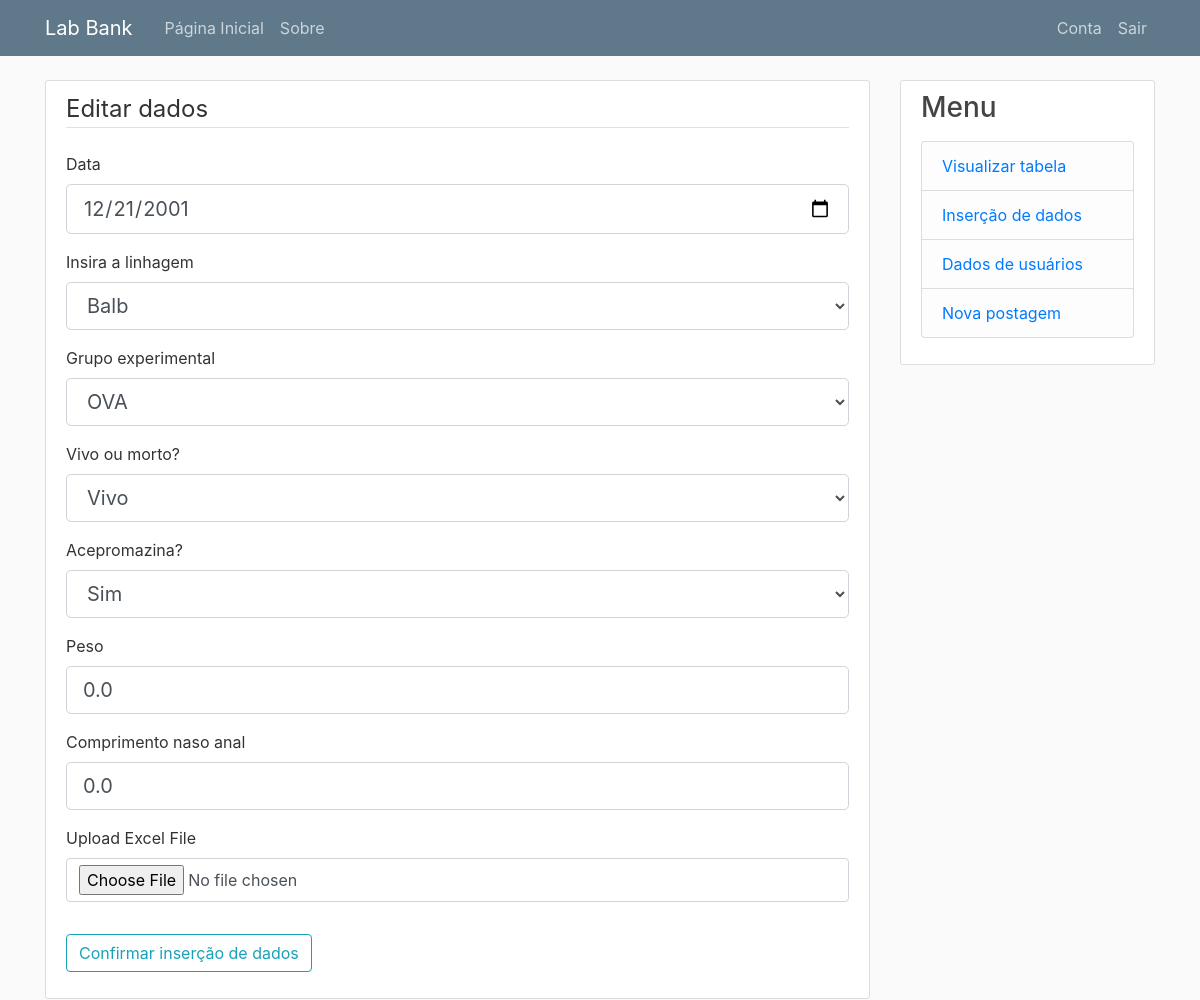
Page /table/1/update/ (signed in) on the earlier database version.
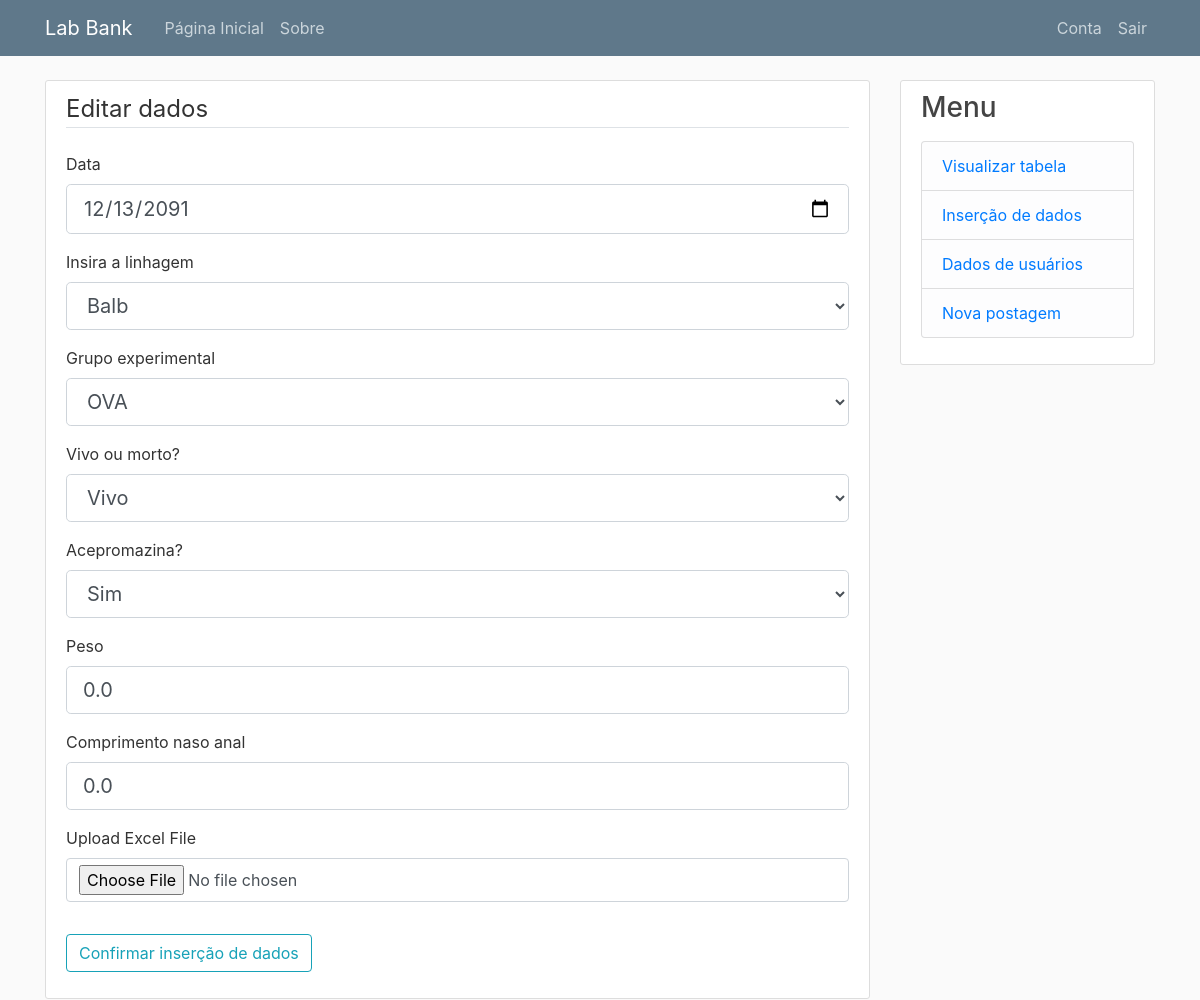
Same page on the later database version.
### lab_bank/models.py (models this page shows)
class Subject(db.Model):
    id = db.Column(db.Integer, primary_key=True)
    date = db.Column(db.Date, nullable=False)
    lineage = db.Column(db.Text)
    ova_or_control = db.Column(db.Text)
    dead_or_alive = db.Column(db.Text)
    acepromazine = db.Column(db.Text)
    weight = db.Column(db.Float)
    naso_anal_length = db.Column(db.Float)
    user_id = db.Column(db.Integer, db.ForeignKey('user.id'), nullable=False)
    date_created = db.Column(db.DateTime, nullable=False, default=datetime.now(pytz.timezone('America/Sao_Paulo')))
    excel_file_path = db.Column(db.String(200))

### lab_bank/table/routes.py (the view)
@table.route('/table/<int:subject_id>/update/', methods=['GET', 'POST'])
@login_required
def update_data(subject_id):
    subject = Subject.query.get_or_404(subject_id)
    if subject.user_id != current_user.id:
        abort(403)
    form = InsertDataForm()
    if form.validate_on_submit():
        subject.lineage = form.lineage.data
        subject.date = form.date.data
        subject.ova_or_control = form.ova_or_control.data
        subject.dead_or_alive = form.dead_or_alive.data
        subject.acepromazine = form.acepromazine.data
        subject.weight = form.weight.data
        subject.naso_anal_length = form.naso_anal_length.data
        file = request.files.get('excel_file')
        if file and file.filename != '':
            if subject.excel_file_path:
                old_file_path = os.path.join(current_app.root_path, 'static', 'uploads', subject.excel_file_path)
                if os.path.exists(old_file_path):
                    os.remove(old_file_path)
            filename = secure_filename(file.filename)
            uploads_dir = os.path.join(current_app.root_path, 'static', 'uploads')
            os.makedirs(uploads_dir, exist_ok=True)
            file_path = os.path.join(uploads_dir, filename)
            file.save(file_path)
            subject.excel_file_path = filename
        db.session.commit()
        flash('Edição bem sucedida', 'success')
        return redirect(url_for('table.display_table'))
    elif request.method == 'GET':
        form.lineage.data = subject.lineage
        form.date.data = subject.date
        form.ova_or_control.data = subject.ova_or_control
        form.dead_or_alive.data = subject.dead_or_alive
        form.acepromazine.data = subject.acepromazine
        form.weight.data = subject.weight
        form.naso_anal_length.data = subject.naso_anal_length
    return render_template('insert_data.html', title='Editar dados', form=form, legend='Editar dados')

### lab_bank/table/forms.py
class InsertDataForm(FlaskForm):
    date = DateField('Data', format='%Y-%m-%d', validators=[DataRequired()])
    lineage = SelectField('Insira a linhagem', choices=[('Balb', 'Balb'), ('Outros', 'Outros')], default='Balb')
    other_lineage = StringField('Especificar linhagem', render_kw={'placeholder': 'Especifique aqui...'})
    ova_or_control = SelectField('Grupo experimental', choices=[('OVA', 'OVA'), ('Controle', 'Controle'), ('Outros', 'Outros')], default='OVA')
    other_ova_or_control = StringField('Especificar', render_kw={'placeholder': 'Especifique aqui...'})
    dead_or_alive = SelectField('Vivo ou morto?', choices=[('Vivo', 'Vivo'), ('Morto', 'Morto')], default='Vivo')
    acepromazine = SelectField('Acepromazina?', choices=[('Sim', 'Sim'), ('Não', 'Não'), ('Outros', 'Outros')], default='Sim')
    other_acepromazine = StringField('Especificar', render_kw={'placeholder': 'Especifique aqui...'})
    weight = FloatField('Peso', default=0)
    naso_anal_length = FloatField('Comprimento naso anal', default=0)
    excel_file = FileField('Upload de planilhas', validators=[Optional()])
    submit = SubmitField('Confirmar inserção de dados')

### lab_bank/templates/insert_data.html (shortened to what the changed rows need)
{% extends 'layout.html' %}
{% block content %}
    <div class='content-section'>
        <form method='POST' action=''>
            <fieldset class='form-group'>
                <div class='form-group'>
                    {{ form.date.label(class='form-control-label') }}
                    {% if form.date.errors %}
                        {{ form.date(class='form-control form-control-lg is-invalid') }}
                        <div class="invalid-feedback">
                            {% for error in form.date.errors %}
                                <span>{{ error }}</span>
                            {% endfor %}
                        </div>
                    {% else %}
                        {{ form.date(class='form-control form-control-lg') }}
                    {% endif %}
                </div>
                <div class='form-group'>
                    {{ form.lineage.label(class='form-control-label') }}
                    {% if form.lineage.errors %}
                        {{ form.lineage(class='form-control form-control-lg is-invalid', onchange="toggleOtherInput('lineage')") }}
                        <div class="invalid-feedback">
                            {% for error in form.lineage.errors %}
                                <span>{{ error }}</span>
                            {% endfor %}
                        </div>
                    {% else %}
                        {{ form.lineage(class='form-control form-control-lg', onchange="toggleOtherInput('lineage')") }}
                    {% endif %}
                </div>
                <div class='form-group'>
                    {{ form.ova_or_control.label(class='form-control-label') }}
                    {% if form.ova_or_control.errors %}
                        {{ form.ova_or_control(class='form-control form-control-lg is-invalid', onchange="toggleOtherInput('ova_or_control')") }}
                        <div class="invalid-feedback">
                            {% for error in form.ova_or_control.errors %}
                                <span>{{ error }}</span>
                            {% endfor %}
                        </div>
                    {% else %}
                        {{ form.ova_or_control(class='form-control form-control-lg', onchange="toggleOtherInput('ova_or_control')") }}
                    {% endif %}
                </div>
                <div class='form-group'>
                    {{ form.dead_or_alive.label(class='form-control-label') }}
                    {% if form.dead_or_alive.errors %}
                        {{ form.dead_or_alive(class='form-control form-control-lg is-invalid') }}
                        <div class="invalid-feedback">
                            {% for error in form.dead_or_alive.errors %}
                                <span>{{ error }}</span>
                            {% endfor %}
                        </div>
                    {% else %}
                        {{ form.dead_or_alive(class='form-control form-control-lg') }}
                    {% endif %}
                </div>
                <div class='form-group'>
                    {{ form.acepromazine.label(class='form-control-label') }}
                    {% if form.acepromazine.errors %}
                        {{ form.acepromazine(class='form-control form-control-lg is-invalid', onchange="toggleOtherInput('acepromazine')") }}
                        <div class="invalid-feedback">
                            {% for error in form.acepromazine.errors %}
                                <span>{{ error }}</span>
                            {% endfor %}
                        </div>
                    {% else %}
                        {{ form.acepromazine(class='form-control form-control-lg', onchange="toggleOtherInput('acepromazine')") }}
                    {% endif %}
                </div>
                <div class='form-group'>
                    {{ form.weight.label(class='form-control-label') }}
                    {% if form.weight.errors %}
                        {{ form.weight(class='form-control form-control-lg is-invalid') }}
                        <div class="invalid-feedback">
                            {% for error in form.weight.errors %}
                                <span>{{ error }}</span>
                            {% endfor %}
                        </div>
                    {% else %}
                        {{ form.weight(class='form-control form-control-lg') }}
                    {% endif %}
                </div>
                <div class='form-group'>
                    {{ form.naso_anal_length.label(class='form-control-label') }}
                    {% if form.naso_anal_length.errors %}
                        {{ form.naso_anal_length(class='form-control form-control-lg is-invalid') }}
                        <div class="invalid-feedback">
                            {% for error in form.naso_anal_length.errors %}
                                <span>{{ error }}</span>
                            {% endfor %}
                        </div>
                    {% else %}
                        {{ form.naso_anal_length(class='form-control form-control-lg') }}
                    {% endif %}
                </div>
            </fieldset>
        </form>
    </div>
{% endblock %}

Differences in the rows shown:
changed Subject "Balb": date "12/21/2001" → "12/13/2091"
